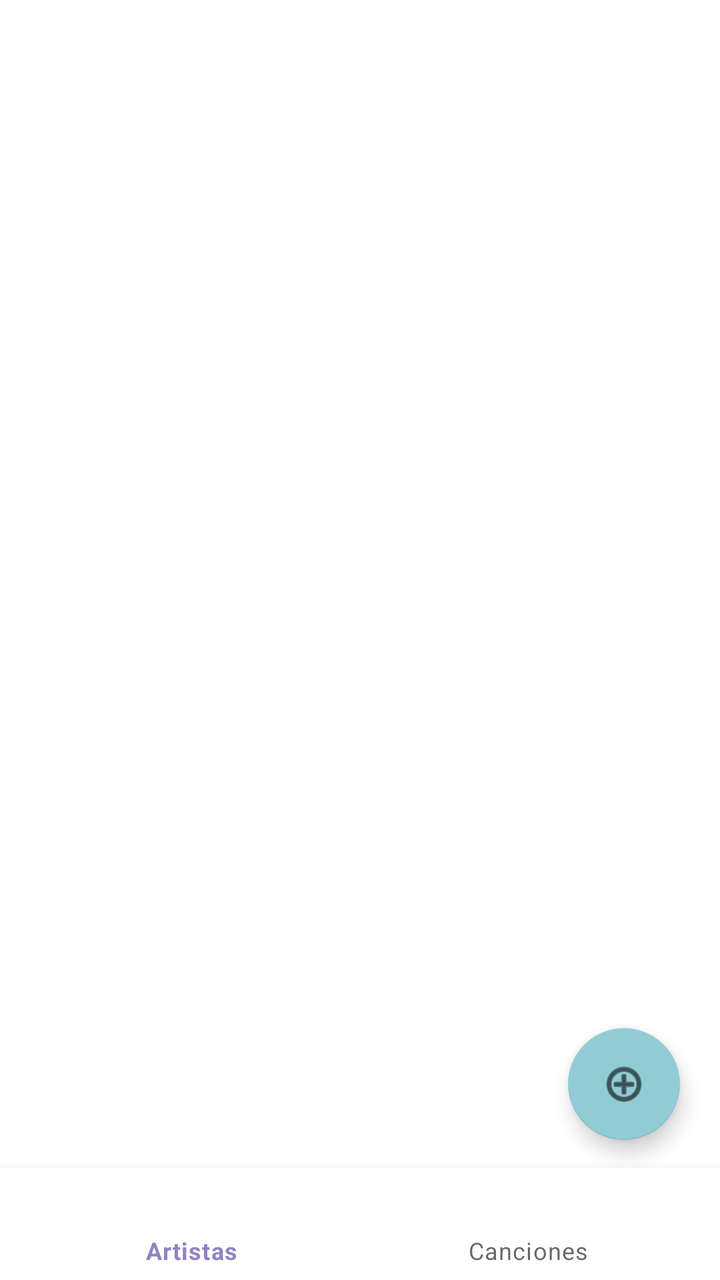
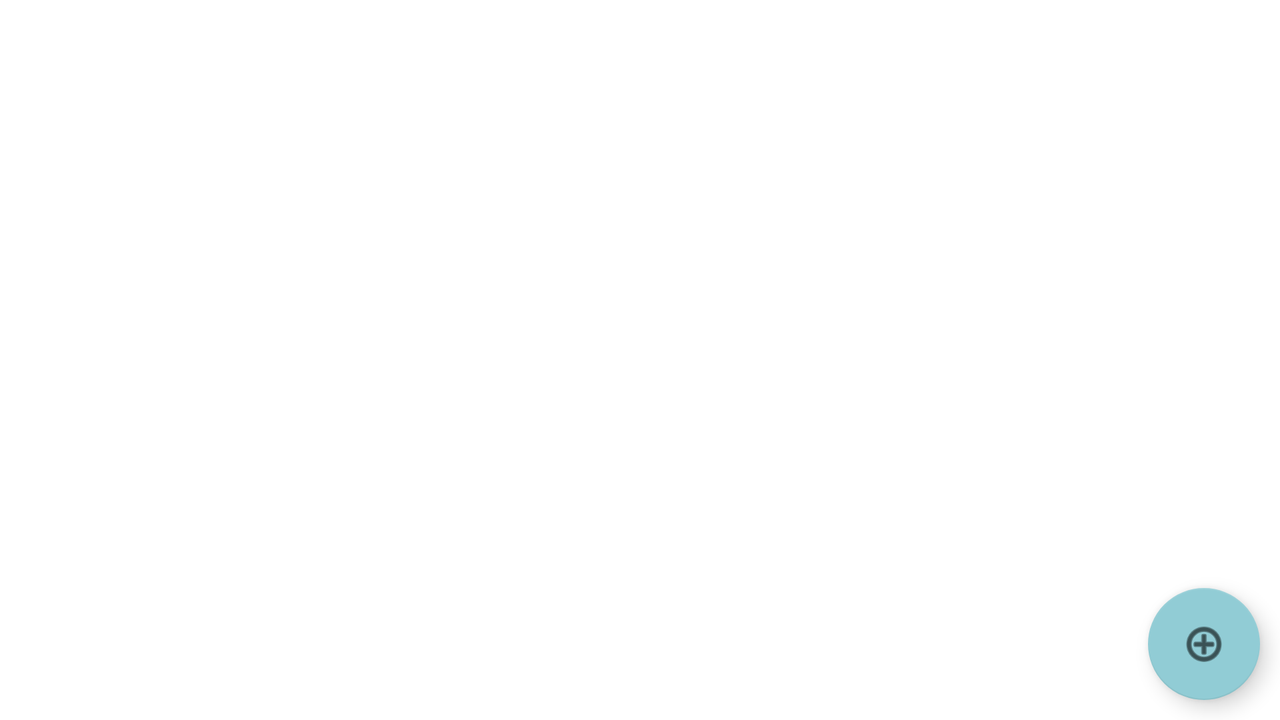

The same Android screen from two of the app's own layout files: first res/layout/ as a phone draws it, then the repository's variant for another configuration, drawn on a device whose configuration selects that folder. Both files follow.
<!-- AndroidManifest.xml: application theme AppTheme -->
<!-- res/layout/fragment_artist_list.xml -->
<?xml version="1.0" encoding="utf-8"?>
<FrameLayout xmlns:android="http://schemas.android.com/apk/res/android"
    xmlns:app="http://schemas.android.com/apk/res-auto"
    xmlns:tools="http://schemas.android.com/tools"
    android:id="@+id/artistListLayout"
    android:layout_width="match_parent"
    android:layout_height="match_parent">

    <androidx.recyclerview.widget.RecyclerView
        android:id="@+id/artist_list_recycler_view"
        android:layout_width="match_parent"
        android:layout_height="match_parent"
        app:layoutManager="androidx.recyclerview.widget.GridLayoutManager"
        tools:context=".ArtistListFragment" />

    <com.google.android.material.floatingactionbutton.FloatingActionButton
        android:id="@+id/floatingActionButtonAdd"
        android:layout_width="wrap_content"
        android:layout_height="wrap_content"
        android:layout_gravity="bottom|end"
        android:layout_marginBottom="70dp"
        android:layout_marginEnd="20dp"
        android:clickable="true"
        android:contentDescription="Add"
        android:src="@android:drawable/ic_menu_add" />

    <TextView
        android:id="@+id/textViewEmpty"
        android:layout_width="230dp"
        android:layout_height="wrap_content"
        android:layout_gravity="center|center_horizontal"
        android:layout_marginTop="20dp"
        android:minHeight="48dp"
        android:text="¡Empieza añadiendo un nuevo artista!"
        android:textAlignment="center"
        android:textColor="@color/black"
        android:textSize="20sp"
        android:visibility="gone" />

    <ImageView
        android:id="@+id/add_icon"
        android:layout_width="75dp"
        android:layout_height="56dp"
        android:layout_gravity="center|center_horizontal"
        android:layout_marginBottom="30dp"
        android:contentDescription="TextViewEmpty"
        android:visibility="gone"
        app:srcCompat="@drawable/baseline_music_note_24" />

    <ImageView
        android:id="@+id/arrow_icon"
        android:layout_width="78dp"
        android:layout_height="62dp"
        android:layout_gravity="bottom|end"
        android:layout_marginEnd="80dp"
        android:layout_marginBottom="70dp"
        android:contentDescription="TextViewEmpty"
        android:visibility="gone"
        app:srcCompat="@drawable/baseline_arrow_right_alt_24" />

    <ProgressBar
        android:id="@+id/progressBar"
        style="?android:attr/progressBarStyle"
        android:layout_width="wrap_content"
        android:layout_height="wrap_content"
        android:layout_gravity="center|center_horizontal"
        android:visibility="gone" />

    <com.google.android.material.bottomnavigation.BottomNavigationView
        android:id="@+id/bottomNavigationView"
        android:layout_width="match_parent"
        android:layout_height="wrap_content"
        app:menu="@menu/bottom_navigation_menu"
        android:layout_gravity="bottom"/>

</FrameLayout>
<!-- resources referenced by this layout -->
<resources>
  <color name="black">#FF000000</color>
  <!-- drawable baseline_arrow_right_alt_24 (drawable) -->
  <vector android:autoMirrored="true" android:height="24dp"
      android:tint="#92000000" android:viewportHeight="24"
      android:viewportWidth="24" android:width="24dp" xmlns:android="http://schemas.android.com/apk/res/android">
      <path android:fillColor="@android:color/white" android:pathData="M16.01,11H4v2h12.01v3L20,12l-3.99,-4z"/>
  </vector>
  <!-- drawable baseline_music_note_24 (drawable) -->
  <vector xmlns:android="http://schemas.android.com/apk/res/android"
      android:width="24dp"
      android:height="24dp"
      android:tint="#000000"
      android:viewportWidth="24"
      android:viewportHeight="24">
      <path
          android:fillColor="@color/white"
          android:pathData="M12,3v10.55c-0.59,-0.34 -1.27,-0.55 -2,-0.55 -2.21,0 -4,1.79 -4,4s1.79,4 4,4 4,-1.79 4,-4V7h4V3h-6z" />
  </vector>
  <style name="AppTheme" parent="Theme.MaterialComponents.Light">
          
          <item name="colorPrimary">@color/my_light_primary</item>
          <item name="colorSecondary">@color/my_light_secondary</item>
          <item name="colorPrimaryDark">@color/my_dark_primary</item>
          <item name="backgroundColor">@color/my_bg</item>
      </style>
  <color name="white">#FFFFFFFF</color>
  <color name="my_light_primary">#9283C1</color>
  <color name="my_light_secondary">#91CCD5</color>
  <color name="my_dark_primary">#5840A1</color>
  <color name="my_bg">#E1E1E1</color>
</resources>
<!-- res/layout-land/fragment_artist_list.xml (the repository's variant of the layout above) -->
<!-- drawn on the phone turned sideways -->
<?xml version="1.0" encoding="utf-8"?>
<FrameLayout xmlns:android="http://schemas.android.com/apk/res/android"
    xmlns:app="http://schemas.android.com/apk/res-auto"
    xmlns:tools="http://schemas.android.com/tools"
    android:layout_width="match_parent"
    android:layout_height="match_parent"
    android:id="@+id/listLayout">

    <androidx.recyclerview.widget.RecyclerView
        android:id="@+id/artist_list_recycler_view"
        android:layout_width="match_parent"
        android:layout_height="match_parent"
        app:layoutManager="androidx.recyclerview.widget.GridLayoutManager"
        app:spanCount="2"
        tools:context=".ArtistListFragment" />

    <com.google.android.material.floatingactionbutton.FloatingActionButton
        android:id="@+id/floatingActionButtonAdd"
        android:layout_width="wrap_content"
        android:layout_height="wrap_content"
        android:layout_gravity="bottom|end"
        android:layout_margin="10dp"
        android:clickable="true"
        android:contentDescription="Add"
        android:src="@android:drawable/ic_menu_add" />

    <TextView
        android:id="@+id/textViewEmpty"
        android:layout_width="230dp"
        android:layout_height="wrap_content"
        android:layout_gravity="center|center_horizontal"
        android:layout_marginTop="20dp"
        android:minHeight="48dp"
        android:text="¡Empieza añadiendo un nuevo artista!"
        android:textAlignment="center"
        android:textColor="@color/black"
        android:textSize="20sp"
        android:visibility="gone" />

    <ImageView
        android:id="@+id/add_icon"
        android:layout_width="75dp"
        android:layout_height="56dp"
        android:layout_gravity="center|center_horizontal"
        android:layout_marginBottom="30dp"
        android:contentDescription="TextViewEmpty"
        android:visibility="gone"
        app:srcCompat="@drawable/baseline_music_note_24" />

    <ImageView
        android:id="@+id/arrow_icon"
        android:layout_width="78dp"
        android:layout_height="62dp"
        android:layout_gravity="bottom|end"
        android:layout_marginEnd="60dp"
        android:layout_marginBottom="10dp"
        android:contentDescription="TextViewEmpty"
        android:visibility="gone"
        app:srcCompat="@drawable/baseline_arrow_right_alt_24" />

    <ProgressBar
        android:id="@+id/progressBar"
        style="?android:attr/progressBarStyle"
        android:layout_width="wrap_content"
        android:layout_height="wrap_content"
        android:layout_gravity="center|center_horizontal"
        android:visibility="gone" />

</FrameLayout>
